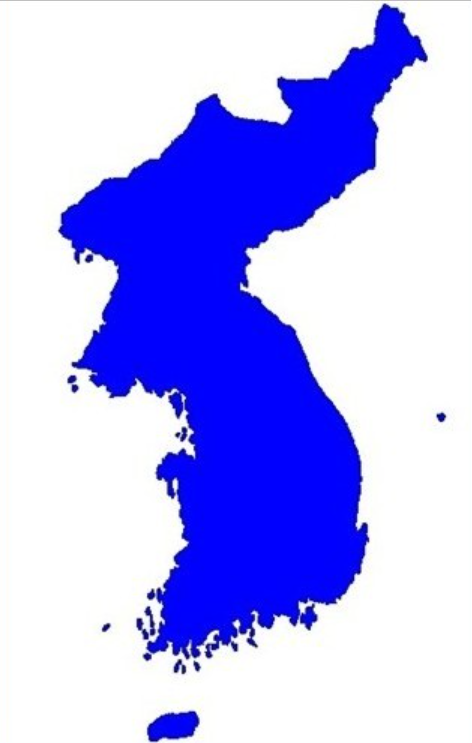
#> input picture OpenCV/images/korea.png, 472 x 743 px, found by its file name
$ python Ex20-1.Convex3.py
#> lines starting #> are read from the running program, lines starting #| are printed output that depends on the picture; after the words box and inside, x2 and y2 are one past the last pixel; in counts of white or black regions, pixels touching at a corner belong together
import numpy as np
import cv2

def convex():
    img = cv2.imread('E:/Python_Study/OpenCV/images/korea.png')
#> img is the input picture: shape (743, 472, 3); mean B, G, R 250.1, 176.1, 176
    img_gray = cv2.cvtColor(img, cv2.COLOR_BGR2GRAY)
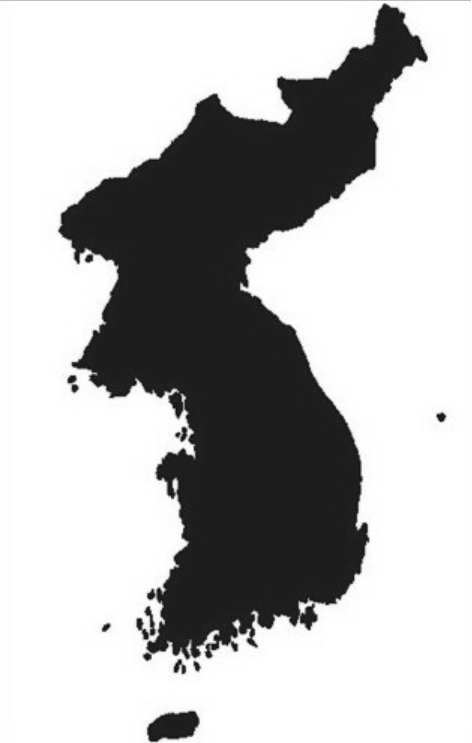
#> img_gray: shape (743, 472); min 11, max 255, mean 184.5

    ret, thr = cv2.threshold(img_gray, 127, 255, 0)
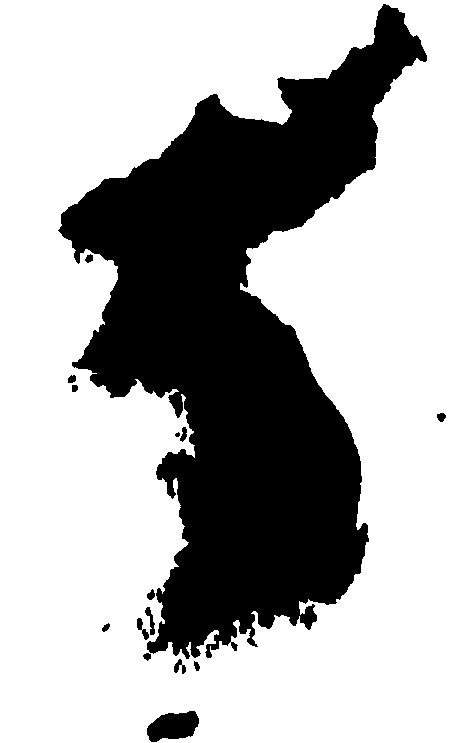
#> thr: shape (743, 472); 69.2% white; 15 black regions (1 under 20 px)
    contours, _ = cv2.findContours(thr, cv2.RETR_TREE, cv2.CHAIN_APPROX_SIMPLE)
#> contours = 19 contours; largest, box (x1, y1, x2, y2) and area: (0, 0, 472, 743) 349482, (57, 3, 428, 660) 107464, (146, 710, 200, 743) 1214, (144, 606, 156, 636) 152, (179, 426, 188, 443) 82

    cnt = contours[18]
#> cnt = contour of 1322 points, box (x1, y1, x2, y2) (57, 3, 428, 660), area 107464

    mmt = cv2.moments(cnt)
#> mmt = moments, m00 107464, centre m10/m00, m01/m00 = (239.6, 344.9)
    cx = int(mmt['m10']/mmt['m00'])
#> cx = 239
    cy = int(mmt['m01']/mmt['m00'])
#> cy = 344

    x, y, w, h = cv2.boundingRect(cnt)
#> x = 57; y = 3; w = 371; h = 657
    korea_rect_area = w * h
#> korea_rect_area = 243747
    korea_area = cv2.contourArea(cnt)
#> korea_area = 107464
    hull = cv2.convexHull(cnt)
#> hull = contour of 27 points, box (x1, y1, x2, y2) (57, 3, 428, 660), area 168601
    hull_area = cv2.contourArea(hull)
#> hull_area = 168601
    ellipse = cv2.fitEllipse(cnt)
#> ellipse = ((257.3, 338.8), (339.9, 608.7), 8.56)

    leftmost = tuple(cnt[cnt[:,:,0].argmin()][0])
#> leftmost = (57, 230)
    rightmost = tuple(cnt[cnt[:,:,0].argmax()][0])
#> rightmost = (427, 55)
    toptmost = tuple(cnt[cnt[:,:,1].argmin()][0])
#> toptmost = (383, 3)
    bottommost = tuple(cnt[cnt[:,:,1].argmax()][0])
#> bottommost = (188, 659)

    aspect_ratio = w / h
#> aspect_ratio = 0.565
    extent = korea_area / korea_rect_area
#> extent = 0.441
    solidity = korea_area / hull_area
#> solidity = 0.637

    print('Korea Aspect Ratio:\t%.3f' %aspect_ratio)
#| Korea Aspect Ratio:	0.565
    print('Korea Extent:\t%.3f' %extent)
#| Korea Extent:	0.441
    print('Korea Solidity:\t%.3f' %solidity)
#| Korea Solidity:	0.637
    print('Korea Orientation:\t%.3f' %ellipse[2])
#| Korea Orientation:	8.562

    equivalent_diameter = np.sqrt(4*korea_area/np.pi)
#> equivalent_diameter = 369.9
    korea_radius = int(equivalent_diameter/2)
#> korea_radius = 184

    cv2.circle(img, (cx, cy), 3, (255, 255, 255), -1)
#> img: shape (743, 472, 3); 0.01% of pixels changed, all inside (x1, y1, x2, y2) = (236, 341, 243, 348)
    cv2.circle(img, (cx, cy), korea_radius, (0, 0, 255), 2)
    cv2.rectangle(img, (x, y), (x+w, y+h), (0, 255, 0), 2)
    cv2.ellipse(img, ellipse, (50, 50, 50), 2)
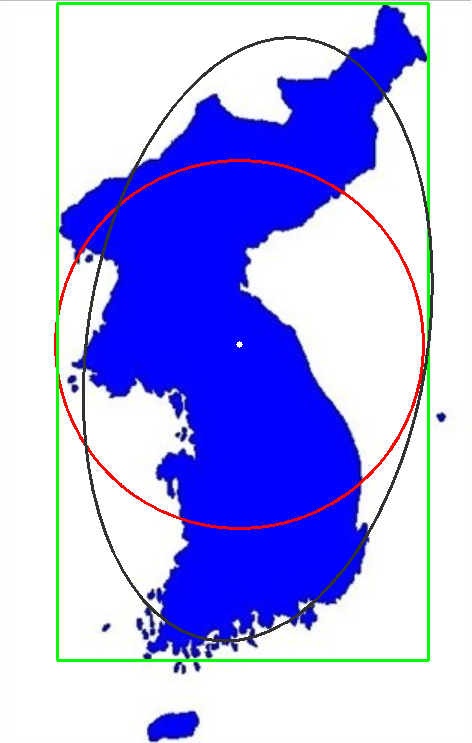
#> img: shape (743, 472, 3); mean B, G, R 240.9, 173, 170.8

    cv2.circle(img, (leftmost), 3, (0,0,255),-1)
#> img: shape (743, 472, 3); 0.01% of pixels changed, all inside (x1, y1, x2, y2) = (54, 227, 61, 234)
    cv2.circle(img, (rightmost), 3, (0,0,255),-1)
#> img: shape (743, 472, 3); mean B, G, R 240.9, 173, 170.9
    cv2.circle(img, (toptmost), 3, (0,0,255),-1)
#> img: shape (743, 472, 3); mean B, G, R 240.9, 172.9, 170.9
    cv2.circle(img, (bottommost), 3, (0,0,255),-1)
#> img: shape (743, 472, 3); mean B, G, R 240.9, 172.9, 170.9


    cv2.imshow('Korea Features', img)

convex();
cv2.waitKey(0)
cv2.destroyAllWindows()
